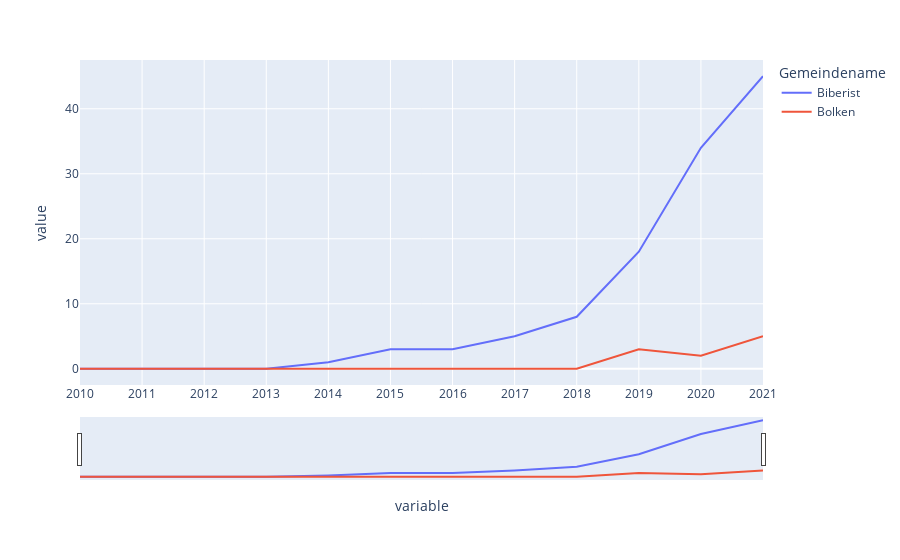

The notebook cell saved with this chart:
### Code cell
fig = px.line(filtered, x="variable", y="value", color='Gemeindename')
fig.update_xaxes(
    rangeslider_visible=True,
    rangeselector=dict(
        buttons=list([
            dict(count=1, label="1m", step="month", stepmode="backward"),
            dict(count=6, label="6m", step="month", stepmode="backward"),
            dict(count=1, label="YTD", step="year", stepmode="todate"),
            dict(count=1, label="1y", step="year", stepmode="backward"),
            dict(step="all")
        ])
    )
)
fig.show()

### Figure 1 — Plotly figure (JSON) as saved in the notebook; plotly's stock layout.template omitted (floating-point values rounded to 4 significant figures)
{"data": [{"hovertemplate": "Gemeindename=Biberist<br>variable=%{x}<br>value=%{y}<extra></extra>", "legendgroup": "Biberist", "line": {"color": "#636efa", "dash": "solid"}, "marker": {"symbol": "circle"}, "mode": "lines", "name": "Biberist", "orientation": "v", "showlegend": true, "type": "scatter", "x": ["2010", "2011", "2012", "2013", "2014", "2015", "2016", "2017", "2018", "2019", "2020", "2021"], "xaxis": "x", "y": [0, 0, 0, 0, 1, 3, 3, 5, 8, 18, 34, 45], "yaxis": "y"}, {"hovertemplate": "Gemeindename=Bolken<br>variable=%{x}<br>value=%{y}<extra></extra>", "legendgroup": "Bolken", "line": {"color": "#EF553B", "dash": "solid"}, "marker": {"symbol": "circle"}, "mode": "lines", "name": "Bolken", "orientation": "v", "showlegend": true, "type": "scatter", "x": ["2010", "2011", "2012", "2013", "2014", "2015", "2016", "2017", "2018", "2019", "2020", "2021"], "xaxis": "x", "y": [0, 0, 0, 0, 0, 0, 0, 0, 0, 3, 2, 5], "yaxis": "y"}], "layout": {"autosize": true, "legend": {"title": {"text": "Gemeindename"}, "tracegroupgap": 0}, "margin": {"t": 60}, "xaxis": {"anchor": "y", "autorange": true, "domain": [0, 1], "range": [0, 11], "rangeselector": {"buttons": [{"count": 1, "label": "1m", "step": "month", "stepmode": "backward"}, {"count": 6, "label": "6m", "step": "month", "stepmode": "backward"}, {"count": 1, "label": "YTD", "step": "year", "stepmode": "todate"}, {"count": 1, "label": "1y", "step": "year", "stepmode": "backward"}, {"step": "all"}]}, "rangeslider": {"autorange": true, "range": [0, 11], "visible": true, "yaxis": {"_template": null, "rangemode": "match"}}, "title": {"text": "variable"}, "type": "category"}, "yaxis": {"anchor": "x", "autorange": true, "domain": [0, 1], "range": [-2.5, 47.5], "title": {"text": "value"}, "type": "linear"}}}
